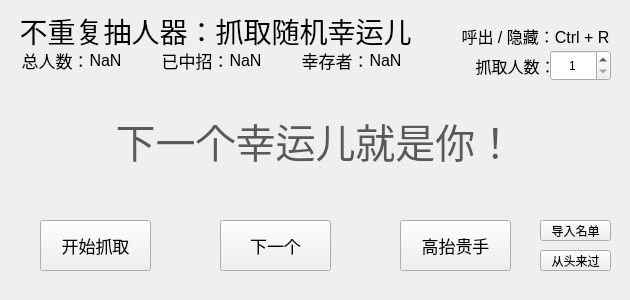
<?xml version="1.0" encoding="UTF-8"?>
<ui version="4.0">
 <class>RandomKiller</class>
 <widget class="QMainWindow" name="RandomKiller">
  <property name="geometry">
   <rect>
    <x>0</x>
    <y>0</y>
    <width>630</width>
    <height>300</height>
   </rect>
  </property>
  <property name="minimumSize">
   <size>
    <width>630</width>
    <height>0</height>
   </size>
  </property>
  <property name="maximumSize">
   <size>
    <width>630</width>
    <height>300</height>
   </size>
  </property>
  <property name="windowTitle">
   <string>RandomKiller</string>
  </property>
  <widget class="QWidget" name="centralwidget">
   <widget class="QLabel" name="TitleLabel">
    <property name="geometry">
     <rect>
      <x>-10</x>
      <y>10</y>
      <width>451</width>
      <height>41</height>
     </rect>
    </property>
    <property name="font">
     <font>
      <pointsize>21</pointsize>
     </font>
    </property>
    <property name="text">
     <string>不重复抽人器：抓取随机幸运儿</string>
    </property>
    <property name="alignment">
     <set>Qt::AlignCenter</set>
    </property>
   </widget>
   <widget class="QLabel" name="ResultLabel">
    <property name="geometry">
     <rect>
      <x>20</x>
      <y>90</y>
      <width>591</width>
      <height>101</height>
     </rect>
    </property>
    <property name="font">
     <font>
      <pointsize>30</pointsize>
     </font>
    </property>
    <property name="cursor">
     <cursorShape>PointingHandCursor</cursorShape>
    </property>
    <property name="autoFillBackground">
     <bool>true</bool>
    </property>
    <property name="text">
     <string>&lt;html&gt;&lt;head/&gt;&lt;body&gt;&lt;p&gt;&lt;span style=&quot; color:#595959;&quot;&gt;下一个幸运儿就是你！&lt;/span&gt;&lt;/p&gt;&lt;/body&gt;&lt;/html&gt;</string>
    </property>
    <property name="alignment">
     <set>Qt::AlignCenter</set>
    </property>
   </widget>
   <widget class="QPushButton" name="StartPushButton">
    <property name="geometry">
     <rect>
      <x>40</x>
      <y>220</y>
      <width>111</width>
      <height>51</height>
     </rect>
    </property>
    <property name="font">
     <font>
      <pointsize>13</pointsize>
     </font>
    </property>
    <property name="text">
     <string>开始抓取</string>
    </property>
   </widget>
   <widget class="QLabel" name="HotkeyLabel">
    <property name="geometry">
     <rect>
      <x>450</x>
      <y>20</y>
      <width>171</width>
      <height>31</height>
     </rect>
    </property>
    <property name="font">
     <font>
      <pointsize>12</pointsize>
     </font>
    </property>
    <property name="frameShadow">
     <enum>QFrame::Plain</enum>
    </property>
    <property name="text">
     <string>呼出 / 隐藏：Ctrl + R</string>
    </property>
    <property name="textFormat">
     <enum>Qt::PlainText</enum>
    </property>
    <property name="alignment">
     <set>Qt::AlignCenter</set>
    </property>
   </widget>
   <widget class="QPushButton" name="NextPushButton">
    <property name="geometry">
     <rect>
      <x>220</x>
      <y>220</y>
      <width>111</width>
      <height>51</height>
     </rect>
    </property>
    <property name="font">
     <font>
      <pointsize>13</pointsize>
     </font>
    </property>
    <property name="text">
     <string>下一个</string>
    </property>
   </widget>
   <widget class="QPushButton" name="SkipPushButton">
    <property name="geometry">
     <rect>
      <x>400</x>
      <y>220</y>
      <width>111</width>
      <height>51</height>
     </rect>
    </property>
    <property name="font">
     <font>
      <pointsize>13</pointsize>
     </font>
    </property>
    <property name="text">
     <string>高抬贵手</string>
    </property>
   </widget>
   <widget class="QSpinBox" name="ChosenNumSpinBox">
    <property name="geometry">
     <rect>
      <x>550</x>
      <y>50</y>
      <width>61</width>
      <height>31</height>
     </rect>
    </property>
    <property name="alignment">
     <set>Qt::AlignCenter</set>
    </property>
    <property name="minimum">
     <number>1</number>
    </property>
    <property name="maximum">
     <number>6</number>
    </property>
    <property name="stepType">
     <enum>QAbstractSpinBox::DefaultStepType</enum>
    </property>
    <property name="value">
     <number>1</number>
    </property>
   </widget>
   <widget class="QLabel" name="ChosenNumLabel">
    <property name="geometry">
     <rect>
      <x>460</x>
      <y>40</y>
      <width>111</width>
      <height>51</height>
     </rect>
    </property>
    <property name="font">
     <font>
      <pointsize>12</pointsize>
     </font>
    </property>
    <property name="frameShadow">
     <enum>QFrame::Plain</enum>
    </property>
    <property name="text">
     <string>抓取人数：</string>
    </property>
    <property name="textFormat">
     <enum>Qt::PlainText</enum>
    </property>
    <property name="alignment">
     <set>Qt::AlignCenter</set>
    </property>
   </widget>
   <widget class="QPushButton" name="ImportPushButton">
    <property name="geometry">
     <rect>
      <x>540</x>
      <y>220</y>
      <width>71</width>
      <height>21</height>
     </rect>
    </property>
    <property name="font">
     <font>
      <pointsize>9</pointsize>
     </font>
    </property>
    <property name="text">
     <string>导入名单</string>
    </property>
   </widget>
   <widget class="QLabel" name="SumUpTitleLabel">
    <property name="geometry">
     <rect>
      <x>20</x>
      <y>50</y>
      <width>71</width>
      <height>20</height>
     </rect>
    </property>
    <property name="font">
     <font>
      <pointsize>13</pointsize>
     </font>
    </property>
    <property name="text">
     <string>总人数：</string>
    </property>
    <property name="alignment">
     <set>Qt::AlignCenter</set>
    </property>
   </widget>
   <widget class="QLabel" name="SumUpNumLabel">
    <property name="geometry">
     <rect>
      <x>80</x>
      <y>50</y>
      <width>51</width>
      <height>20</height>
     </rect>
    </property>
    <property name="font">
     <font>
      <pointsize>12</pointsize>
     </font>
    </property>
    <property name="text">
     <string>NaN</string>
    </property>
    <property name="alignment">
     <set>Qt::AlignCenter</set>
    </property>
   </widget>
   <widget class="QLabel" name="HitTitleLabel">
    <property name="geometry">
     <rect>
      <x>160</x>
      <y>50</y>
      <width>71</width>
      <height>20</height>
     </rect>
    </property>
    <property name="font">
     <font>
      <pointsize>13</pointsize>
     </font>
    </property>
    <property name="text">
     <string>已中招：</string>
    </property>
    <property name="alignment">
     <set>Qt::AlignCenter</set>
    </property>
   </widget>
   <widget class="QLabel" name="HitNumLabel">
    <property name="geometry">
     <rect>
      <x>220</x>
      <y>50</y>
      <width>51</width>
      <height>20</height>
     </rect>
    </property>
    <property name="font">
     <font>
      <pointsize>12</pointsize>
     </font>
    </property>
    <property name="text">
     <string>NaN</string>
    </property>
    <property name="alignment">
     <set>Qt::AlignCenter</set>
    </property>
   </widget>
   <widget class="QLabel" name="AliveTitleLabel">
    <property name="geometry">
     <rect>
      <x>300</x>
      <y>50</y>
      <width>71</width>
      <height>20</height>
     </rect>
    </property>
    <property name="font">
     <font>
      <pointsize>13</pointsize>
     </font>
    </property>
    <property name="text">
     <string>幸存者：</string>
    </property>
    <property name="alignment">
     <set>Qt::AlignCenter</set>
    </property>
   </widget>
   <widget class="QLabel" name="AliveNumLabel">
    <property name="geometry">
     <rect>
      <x>360</x>
      <y>50</y>
      <width>51</width>
      <height>20</height>
     </rect>
    </property>
    <property name="font">
     <font>
      <pointsize>12</pointsize>
     </font>
    </property>
    <property name="text">
     <string>NaN</string>
    </property>
    <property name="alignment">
     <set>Qt::AlignCenter</set>
    </property>
   </widget>
   <widget class="QPushButton" name="ResetPushButton">
    <property name="geometry">
     <rect>
      <x>540</x>
      <y>250</y>
      <width>71</width>
      <height>21</height>
     </rect>
    </property>
    <property name="font">
     <font>
      <pointsize>9</pointsize>
     </font>
    </property>
    <property name="text">
     <string>从头来过</string>
    </property>
   </widget>
  </widget>
 </widget>
 <resources/>
 <connections>
  <connection>
   <sender>ImportPushButton</sender>
   <signal>clicked()</signal>
   <receiver>RandomKiller</receiver>
   <slot>importList()</slot>
   <hints>
    <hint type="sourcelabel">
     <x>569</x>
     <y>229</y>
    </hint>
    <hint type="destinationlabel">
     <x>645</x>
     <y>235</y>
    </hint>
   </hints>
  </connection>
  <connection>
   <sender>StartPushButton</sender>
   <signal>clicked()</signal>
   <receiver>RandomKiller</receiver>
   <slot>doRandom()</slot>
   <hints>
    <hint type="sourcelabel">
     <x>95</x>
     <y>245</y>
    </hint>
    <hint type="destinationlabel">
     <x>296</x>
     <y>275</y>
    </hint>
   </hints>
  </connection>
  <connection>
   <sender>NextPushButton</sender>
   <signal>clicked()</signal>
   <receiver>RandomKiller</receiver>
   <slot>doNext()</slot>
   <hints>
    <hint type="sourcelabel">
     <x>239</x>
     <y>255</y>
    </hint>
    <hint type="destinationlabel">
     <x>178</x>
     <y>228</y>
    </hint>
   </hints>
  </connection>
  <connection>
   <sender>SkipPushButton</sender>
   <signal>clicked()</signal>
   <receiver>RandomKiller</receiver>
   <slot>doSkip()</slot>
   <hints>
    <hint type="sourcelabel">
     <x>462</x>
     <y>259</y>
    </hint>
    <hint type="destinationlabel">
     <x>350</x>
     <y>211</y>
    </hint>
   </hints>
  </connection>
  <connection>
   <sender>ChosenNumSpinBox</sender>
   <signal>valueChanged(int)</signal>
   <receiver>RandomKiller</receiver>
   <slot>updateChosenNum()</slot>
   <hints>
    <hint type="sourcelabel">
     <x>609</x>
     <y>63</y>
    </hint>
    <hint type="destinationlabel">
     <x>632</x>
     <y>63</y>
    </hint>
   </hints>
  </connection>
  <connection>
   <sender>ResetPushButton</sender>
   <signal>clicked()</signal>
   <receiver>RandomKiller</receiver>
   <slot>restart()</slot>
   <hints>
    <hint type="sourcelabel">
     <x>571</x>
     <y>262</y>
    </hint>
    <hint type="destinationlabel">
     <x>593</x>
     <y>282</y>
    </hint>
   </hints>
  </connection>
 </connections>
 <slots>
  <slot>importList()</slot>
  <slot>doRandom()</slot>
  <slot>doNext()</slot>
  <slot>doSkip()</slot>
  <slot>updateChosenNum()</slot>
  <slot>restart()</slot>
 </slots>
</ui>
